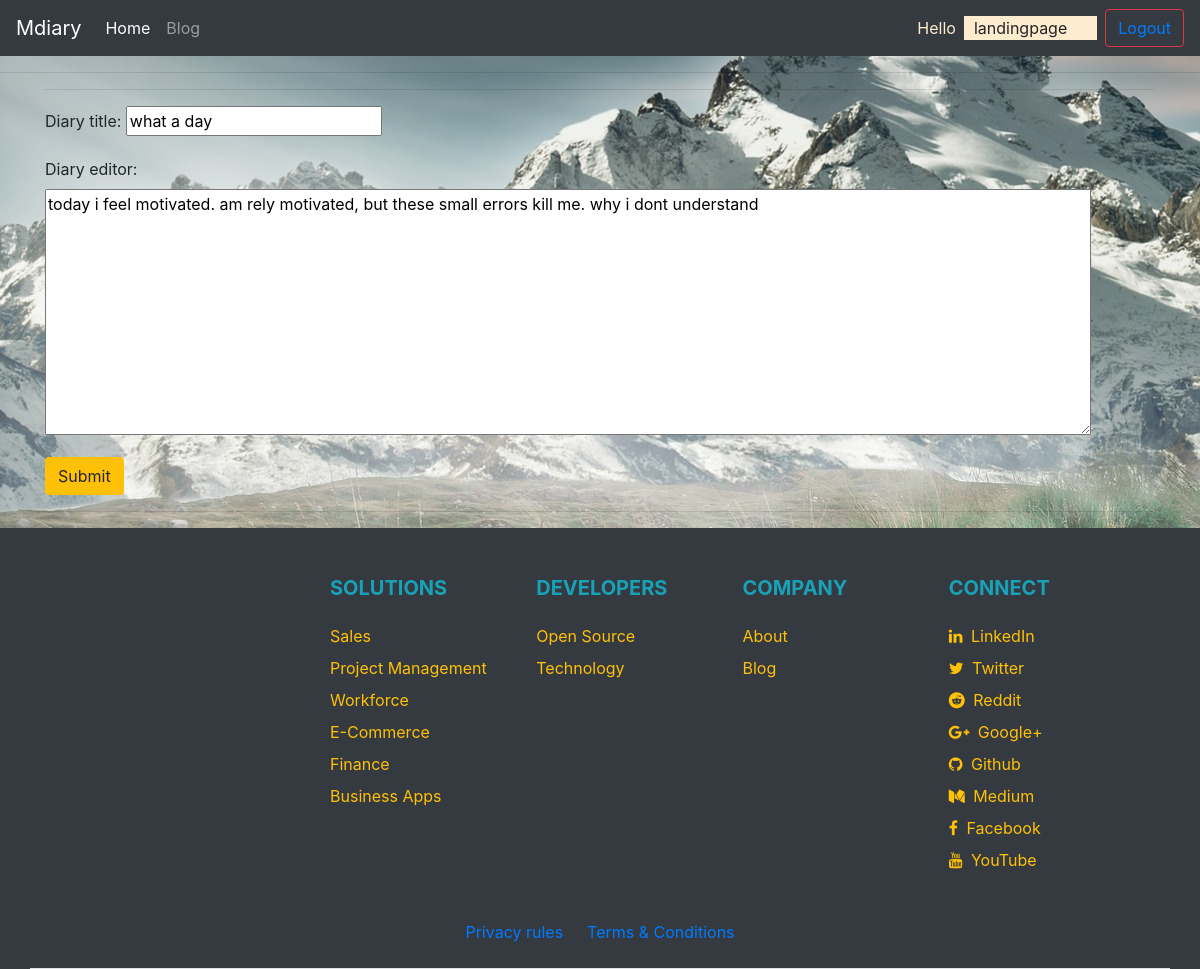
The app's page /update/32/ (signed in) with its own data.
### landingpage/models.py (models this page shows, shortened)
class Diary(models.Model):
    diary_title = models.CharField(max_length=200, default='', null=True)
    diary_editor = models.TextField()
    diary_time_created = models.DateTimeField(auto_now_add=True)

### landingpage/views.py (the view)
# urls.py: path('update/<str:pk>/',views.EditEntry, name='update'),
@login_required(login_url='login')
def EditEntry(request, pk):
    entry= Diary.objects.get(id=pk)
    form = diaryForm(instance=entry)
    if request.method == 'POST':
        form= diaryForm(request.POST, instance=entry)
        if form.is_valid:
            form.save()
            return redirect('ionize')
    context = {'form':form}
    return render(request, 'mdiary/update.html', context)

### landingpage/forms.py
class diaryForm(forms.ModelForm):
    class Meta:
        model = Diary
        fields= '__all__'
        exclude =['diary_time_created']
    def __init__(self, *args, **kwargs):
        super().__init__(*args, **kwargs)
        self.fields['diary_editor'].widget.attrs.update({'class':'textarea','placeholder':'Hello, there! Whats on your mind?'})
        self.fields['diary_editor'].widget.attrs['cols'] = 100
        self.fields['diary_editor'].widget.attrs['rows'] = 10
        self.fields['diary_editor'].widget.attrs['size'] = 20

### landingpage/templates/mdiary/update.html (shortened to what this page needs)
{% load static %}
<!DOCTYPE html>
<html>
    <head>
<link rel="stylesheet" href="https://stackpath.bootstrapcdn.com/bootstrap/4.5.0/css/bootstrap.min.css">
<div class="main-ref" style="background-image: url({% static 'mdiary/assets/img/mountain-landscape-2031539_1920.jpg' %});">
<nav class="navbar navbar-expand-lg navbar-dark bg-dark">
    <a class="navbar-brand" href="#">Mdiary</a>
    <div class="collapse navbar-collapse" id="navbarTogglerDemo02">
      <ul class="navbar-nav mr-auto mt-2 mt-lg-0">
        <li class="nav-item active">
          <a class="nav-link" href="{% url 'home' %}">Home <span class="sr-only">(current)</span></a>
        </li>
        <li class="nav-item">
          <a class="nav-link" href="#">Blog</a>
        </li>
      </ul>
      <form class="form-inline my-2 my-lg-0">
        <span style="color: blanchedalmond;"> Hello </span>
        <span style="padding-right: 30px; padding-left: 10px;margin: 8px; background-color: blanchedalmond;"> {{ request.user }} </span>
        <button class="btn btn-outline-danger my-2 my-sm-0" ><a href="{% url 'logout' %}">Logout</a></button>
      </form>
    </div>
  </nav>
<hr>
    <div class="container">
        <hr>
          <form method="POST" action=" ">
            {{form.as_p}}
            <button type="submit" class="btn btn-warning">Submit</button>
          </form>
        <hr>
    </div>
{% include 'mdiary/footer.html' %}

### records on screen
Diary: diary_title "what a day", diary_editor "today i feel motivated. am rely motivated, but these small errors kill me. why i dont understand"

### other values on screen
{{ request.user }} "landingpage"
